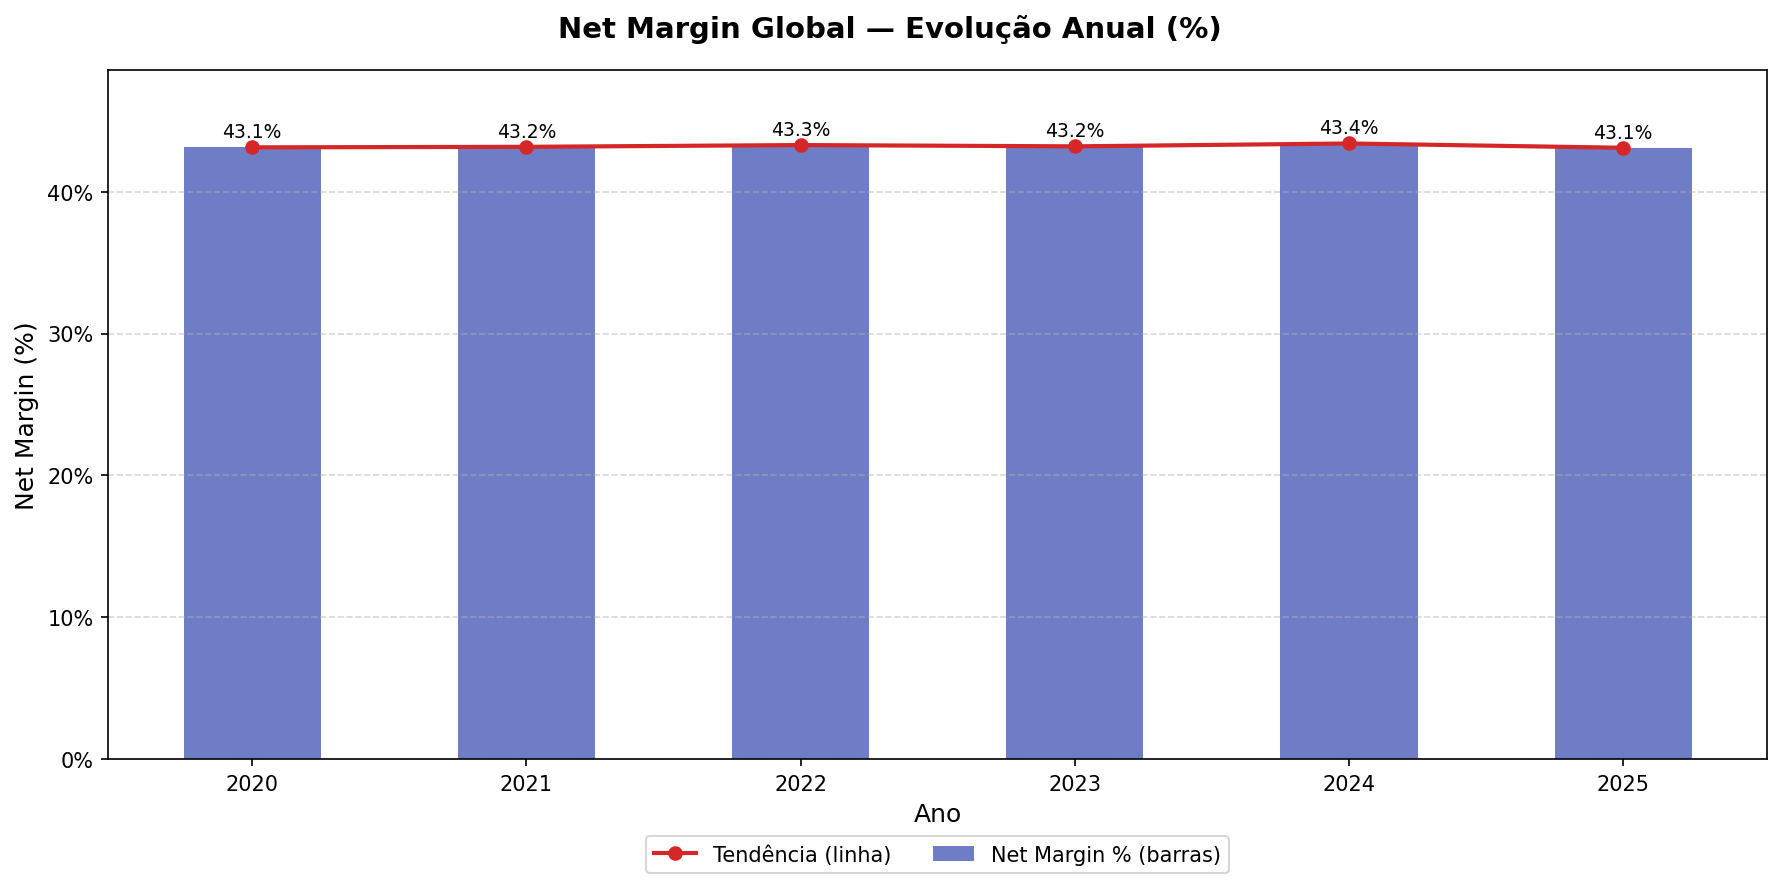

Generate this figure with Python:
"""
Net Margin Global — evolução anual da margem líquida (escala global).
Fórmula: (Sales_Price - Production_Cost - Shipping_Cost) / Sales_Price * 100
Gera 2 ficheiros:
  net_margin_global.png       → barras + linha de tendência
  net_margin_global_stats.png → tabela de estatísticas acumuladas
"""

import pandas as pd
import matplotlib.pyplot as plt
import matplotlib.ticker as mticker
import os

# ── Paths ──────────────────────────────────────────────────────────────────────
BASE_DIR   = os.path.dirname(os.path.abspath(__file__))
DATA_PATH  = os.path.join(BASE_DIR, "..", "..", "data", "sales_data_clean.csv")
OUTPUT_DIR = BASE_DIR

# ── Load & prepare ─────────────────────────────────────────────────────────────
df = pd.read_csv(DATA_PATH)
# Net Margin = (Net Profit / Revenue) * 100
df["Net_Profit"] = df["Sales_Price"] - df["Production_Cost"] - df["Shipping_Cost"]
df["Revenue"] = df["Sales_Price"]

global_data = df.groupby("Year").agg({
    "Net_Profit": "sum",
    "Revenue": "sum"
}).reset_index()

global_data["Net_Margin"] = (global_data["Net_Profit"] / global_data["Revenue"]) * 100
global_data = global_data.sort_values("Year")

val_col = global_data["Net_Margin"]
years = global_data["Year"].tolist()
n_years = len(years)

# ── Estatísticas ───────────────────────────────────────────────────────────────
v0, vn = val_col.iloc[0], val_col.iloc[-1]
cagr       = ((vn / v0) ** (1 / (n_years - 1)) - 1) * 100
yoy        = val_col.pct_change() * 100

stats_data = [
    ["Margem Líquida Média",       f"{val_col.mean():.1f}%"],
    ["CAGR da Margem Líquida",     f"{cagr:.1f}%"],
    ["Cresc. Médio YoY",           f"{yoy.mean():.1f}%"],
    ["Melhor Ano (Margem Líq.)",   f"{years[val_col.idxmax()]} ({val_col.max():.1f}%)"],
    ["Pior Ano (Margem Líq.)",     f"{years[val_col.idxmin()]} ({val_col.min():.1f}%)"],
    ["Pico (Margem Líq.)",         f"{val_col.max():.1f}% ({years[val_col.argmax()]})"],
    ["Mínimo (Margem Líq.)",       f"{val_col.min():.1f}% ({years[val_col.argmin()]})"],
]

# ────────────────────────────────────────────────────────────────────────────────
# PNG 1 — Barras + Linha
# ────────────────────────────────────────────────────────────────────────────────
fig, ax = plt.subplots(figsize=(12, 6))
fig.suptitle("Net Margin Global — Evolução Anual (%)",
             fontsize=14, fontweight="bold")

bars = ax.bar(
    global_data["Year"],
    global_data["Net_Margin"],
    color="#3f51b5",
    alpha=0.75,
    width=0.5,
    label="Net Margin % (barras)",
)

ax.plot(
    global_data["Year"],
    global_data["Net_Margin"],
    marker="o",
    color="#d62728",
    linewidth=2,
    label="Tendência (linha)",
)

for bar, val in zip(bars, global_data["Net_Margin"]):
    ax.text(
        bar.get_x() + bar.get_width() / 2,
        bar.get_height() + val_col.max() * 0.01,
        f"{val:.1f}%",
        ha="center", va="bottom", fontsize=9,
    )

ax.yaxis.set_major_formatter(mticker.FuncFormatter(lambda x, _: f"{x:.0f}%"))
ax.set_xlabel("Ano", fontsize=12)
ax.set_ylabel("Net Margin (%)", fontsize=12)
ax.set_xticks(global_data["Year"])
ax.legend(loc="lower center", bbox_to_anchor=(0.5, -0.18), ncol=2, fontsize=10)
ax.grid(axis="y", linestyle="--", alpha=0.5)
ax.margins(y=0.12)

plt.tight_layout()
p = os.path.join(OUTPUT_DIR, "net_margin_global.png")
plt.savefig(p, dpi=150, bbox_inches="tight")
plt.close()

# ────────────────────────────────────────────────────────────────────────────────
# PNG 2 — Tabela de estatísticas
# ────────────────────────────────────────────────────────────────────────────────
fig, ax = plt.subplots(figsize=(8, 5))
ax.axis("off")
fig.suptitle("Estatísticas Acumuladas — Net Margin Global",
             fontsize=13, fontweight="bold", y=0.95)

tbl = ax.table(
    cellText=stats_data,
    colLabels=["Indicador", "Valor"],
    cellLoc="center",
    loc="center",
    colWidths=[0.48, 0.42]
)
tbl.auto_set_font_size(False)
tbl.set_fontsize(11)

for (i, j), cell in tbl.get_celld().items():
    cell.set_height(0.12)
    if i == 0:
        cell.set_facecolor("#3f51b5")
        cell.set_text_props(color="white", fontweight="bold")
    elif j == 0:
        cell.set_facecolor("#f0f0f0")
        cell.set_text_props(fontweight="bold", ha="left")
    else:
        cell.set_facecolor("white")

plt.tight_layout()
p = os.path.join(OUTPUT_DIR, "net_margin_global_stats.png")
plt.savefig(p, dpi=150, bbox_inches="tight")
plt.close()
